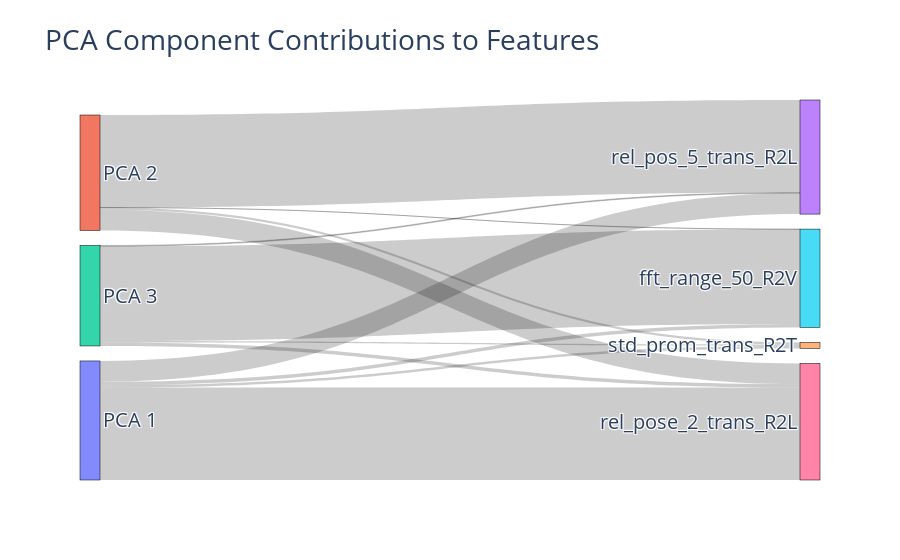

Here is the notebook cell this chart was saved with:
### Code cell
import pandas as pd
from sklearn.decomposition import PCA
from matplotlib.sankey import Sankey
import matplotlib.pyplot as plt
components = pca.components_
n_features = components.shape[1]
n_components = components.shape[0]
import plotly.graph_objects as go

# Example PCA components for illustration
pca_components_example = pca.components_

# Define nodes (PCA components and original features)
node_labels = ['PCA 1', 'PCA 2', 'PCA 3', 'rel_pos_5_trans_R2L', 'std_prom_trans_R2T', 'fft_range_50_R2V', 'rel_pose_2_trans_R2L']

# Define links
source_nodes = []
target_nodes = []
values = []

for i in range(n_components):
    for j in range(n_features):
        source_nodes.append(i)
        target_nodes.append(n_components + j)
        values.append(abs(pca_components_example[i, j]))

# Create the Sankey diagram
fig = go.Figure(data=[go.Sankey(
    node = dict(
      pad = 15,
      thickness = 20,
      line = dict(color = "black", width = 0.5),
      label = node_labels,
    ),
    link = dict(
      source = source_nodes, 
      target = target_nodes,
      value = values
    ))])

fig.update_layout(title_text="PCA Component Contributions to Features", font_size=20)
fig.show()

### Figure 1 — Plotly figure (JSON) as saved in the notebook; plotly's stock layout.template omitted (floating-point values rounded to 4 significant figures)
{"data": [{"link": {"source": [0, 0, 0, 0, 1, 1, 1, 1, 2, 2, 2, 2], "target": [3, 4, 5, 6, 3, 4, 5, 6, 3, 4, 5, 6], "value": [0.2192, 0.02499, 0.03683, 0.9747, 0.9753, 0.02185, 0.001349, 0.22, 0.008992, 0.01592, 0.9992, 0.03533]}, "node": {"label": ["PCA 1", "PCA 2", "PCA 3", "rel_pos_5_trans_R2L", "std_prom_trans_R2T", "fft_range_50_R2V", "rel_pose_2_trans_R2L"], "line": {"color": "black", "width": 0.5}, "pad": 15, "thickness": 20}, "type": "sankey"}], "layout": {"font": {"size": 20}, "title": {"text": "PCA Component Contributions to Features"}}}
